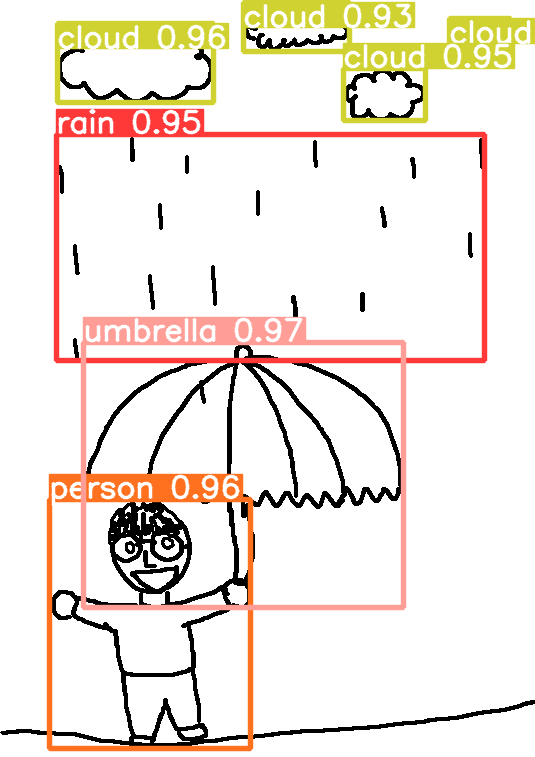
#> input picture samples/2092.png, 535 x 757 px
$ python -i synthesize_scene.py   (imports and definitions only)
#> lines starting #> are read from the running program, lines starting #| are printed output that depends on the picture; after the words box and inside, x2 and y2 are one past the last pixel; in counts of white or black regions, pixels touching at a corner belong together
import cv2
import json
import pandas as pd
from PIL import Image, ImageDraw, ImageOps
import ujson as json
import pandas as pd
import numpy as np
from shapely.geometry import MultiLineString, Polygon, MultiPolygon


# [34 lines left out: functions get_image, get_bbox_stroke, not called in this run]


def get_bbox_image(image_path):
    img = cv2.imread(image_path)

    gray = cv2.cvtColor(img, cv2.COLOR_BGR2GRAY)  # convert to grayscale
    ret, binary = cv2.threshold(gray, 240, 255, 0)

    contours, h = cv2.findContours(
        binary, cv2.RETR_TREE, cv2.CHAIN_APPROX_SIMPLE)
    image = cv2.drawContours(img, contours, -1, (0, 255, 0), 1)

    poly_objs = []
    for i in range(len(contours)):
        if (i > 0) and (len(contours[i])) > 2:
            poly_objs.append(Polygon(np.squeeze(contours[i])))

    polygons = poly_objs

    bboxes = []
    segmentations = []
    for poly in polygons:
        # cacluate the bounding box of the polygon
        bboxes.append(poly.bounds)

        # Simplify the polygon and extract the coordinates
        poly = poly.simplify(1.0, preserve_topology=False)
        if not isinstance(poly, MultiPolygon):
            segmentation = np.array(poly.exterior.coords).ravel()
            segmentations.append(segmentation)

    minx = min(bboxes, key=lambda x: x[0])[0]
    miny = min(bboxes, key=lambda x: x[1])[1]
    maxx = max(bboxes, key=lambda x: x[2])[2]
    maxy = max(bboxes, key=lambda x: x[3])[3]

    bbox = (minx, miny, maxx, maxy)

    segmentations = [item for sublist in segmentations for item in sublist]

    return bbox, segmentations


def get_cocobbox(segmentations):
    """Extract bounding box as a COCO format (min_x, min_y, width, height)
    """
    temp = np.array(segmentations).reshape(-1, 2)
    x, y = np.min(temp, axis=0)
    mx, my = np.max(temp, axis=0)
    cocobbox = (x, y, mx-x, my-y)

    return cocobbox


# [26 lines left out: function get_stroke_alpha, not called in this run]


def get_image_alpha(image_path, threshold=50):
    """Remove white background and convert to alpha image.
    Args:
        image_path(str) : a file path of the image
        threshold(int) : threshold of the white background
    Returns:
        image(PIL Image) : a image with alpha channel
    """
#> called with image_path = '../samples/2092.png', threshold = 50
    image = Image.open(image_path).convert('RGB')
#> image is the input picture: PIL image 535x757 RGB; mean R, G, B 240.4, 230.8, 223
    im_inv = ImageOps.invert(image)
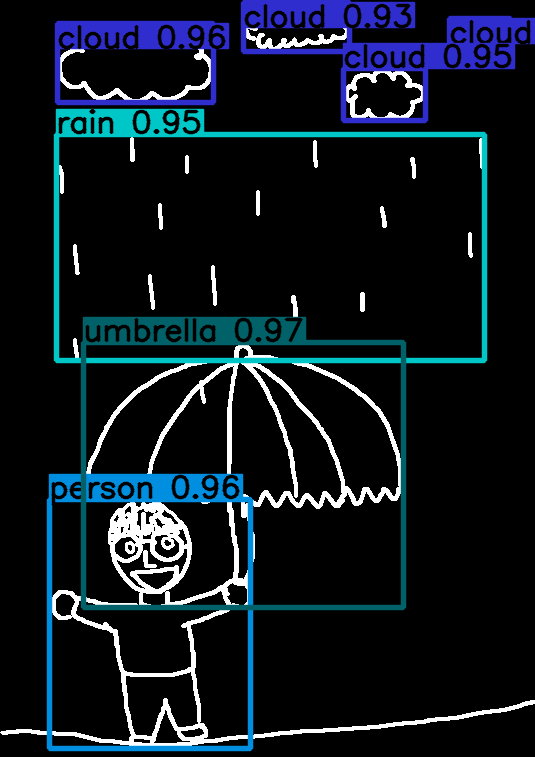
#> im_inv: PIL image 535x757 RGB; mean R, G, B 14.6, 24.2, 32

    im_inv_L = Image.eval(image, lambda p: 0 if p <= threshold else 255)
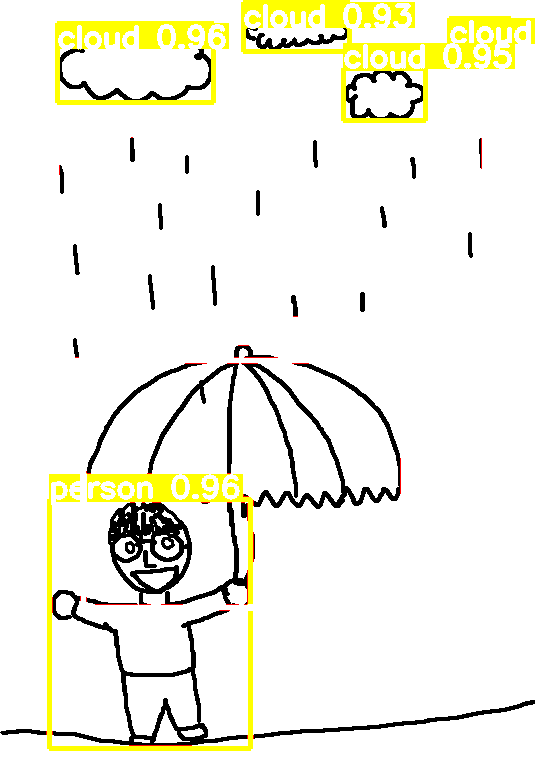
#> im_inv_L: PIL image 535x757 RGB; mean R, G, B 242.5, 242.1, 229.6
    im_inv_L = im_inv.convert('L')
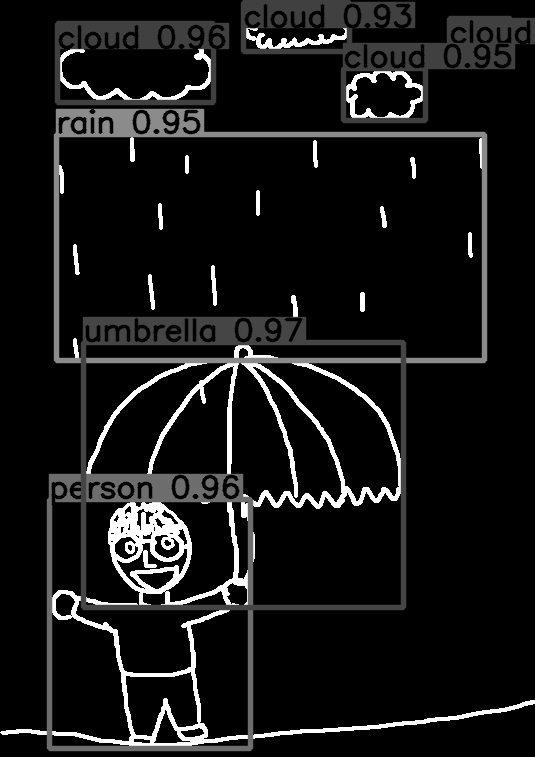
#> im_inv_L: PIL image 535x757 L; min 0, max 255, mean 22.2
    image.putalpha(im_inv_L)  # RGBA
#> image: PIL image 535x757 RGBA

    # Extract bounding box
    # bbox = (minx, miny, maxx, maxy)
    bbox, segmentations = get_bbox_image(image_path)
#> in get_bbox_image, `gray = cv2.cvtColor(img, cv2.COLOR_BGR2GRAY)`:
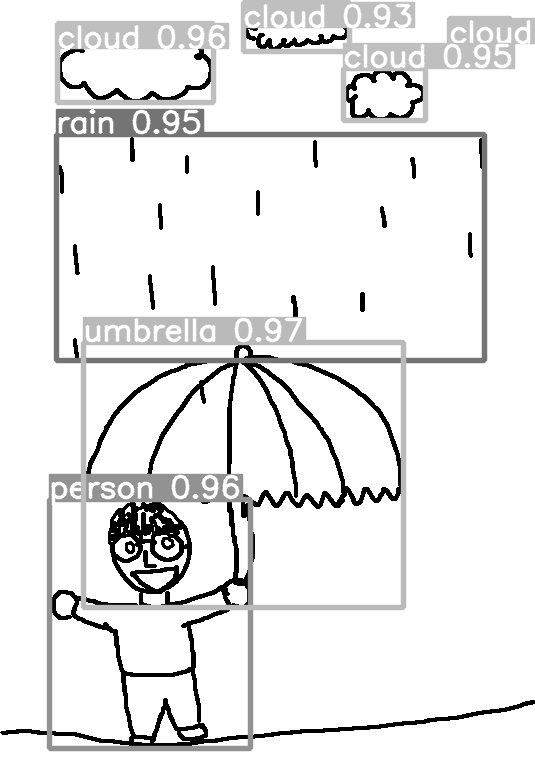
#> gray: shape (757, 535); min 0, max 255, mean 232.8
#> in get_bbox_image, `ret, binary = cv2.threshold(gray, 240, 255, 0)`:
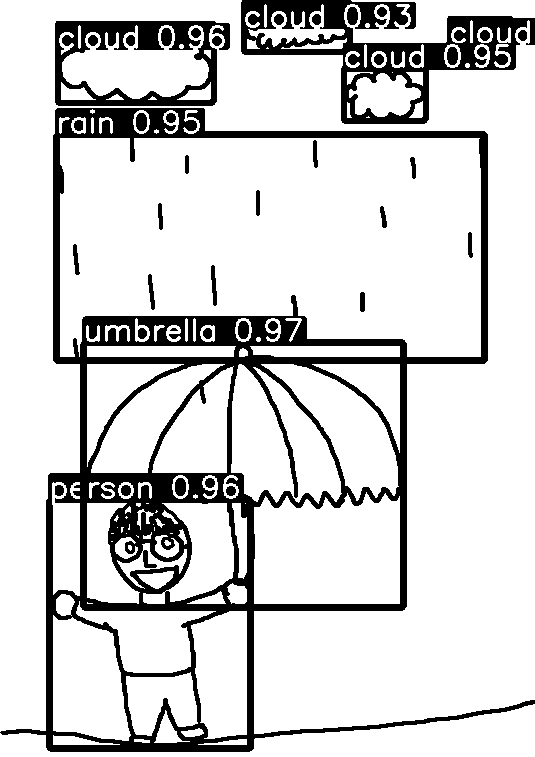
#> binary: shape (757, 535); 82.9% white; 42 black regions (1 under 20 px)
#> in get_bbox_image, `contours, h = cv2.findContours( binary, cv2.RETR_TREE, cv2.CHAIN_APPRO..`: contours = 166 contours, 31 with area under 20; largest, box (x1, y1, x2, y2) and area: (0, 0, 535, 734) 147711, (60, 138, 481, 357) 79996, (254, 492, 400, 604) 14514, (54, 20, 231, 107) 14127, (0, 704, 535, 757) 10546; h = 166 rows, first 6: [1, -1, -1, -1], [2, 0, -1, -1], [3, 1, -1, -1], [4, 2, -1, -1], [5, 3, -1, -1], [6, 4, -1, -1]
#> in get_bbox_image, `image = cv2.drawContours(img, contours, -1, (0, 255, 0), 1)`:
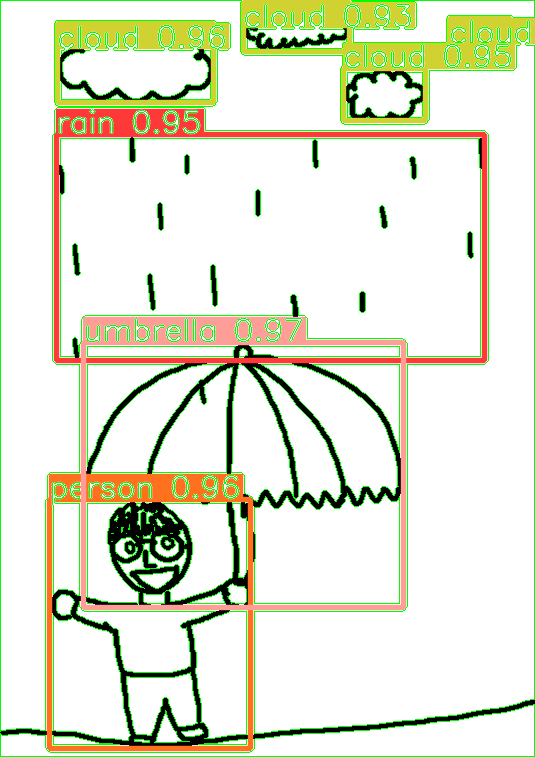
#> image: shape (757, 535, 3); mean B, G, R 209.3, 230.9, 226.5
#> after the loop in get_bbox_image, `for i in range(len(contours)):`: poly_objs = 155 items
#> the loop in get_bbox_image, `for poly in polygons:` made 155 passes
#> segmentation on passes 1, 2, 12, 15, 18, 22, 24, 28, 30, 32, 35: [134, 739, 134, 741, 149, 742, 149, 740, 134, 739], [53, 735, 53, 744, 119, 744, 99, 743, 74, 736, 53, 735], [220, 591, 214, 595, 187, 603, 225, 603, 220, 591], [128, 545, 128, 548, 130, 550, 131, 546, 128, 545], [165, 540, 164, 542, 166, 545, 170, 544, 170, 542, 165, 540], [151, 532, 149, 535, 143, 535, 143, 538, 150, 538, 151, 532], [121, 527, 121, 532, 123, 527, 121, 527], [117, 515, 114, 519, 116, 521, 118, 517, 117, 515], [156, 510, 155, 512, 157, 511, 156, 510], [129, 506, 125, 510, 125, 513, 127, 511, 130, 512, 129, 506], [136, 503, 136, 505, 140, 505, 140, 503, 136, 503]
#> after the loop in get_bbox_image, `for poly in polygons:`: bboxes = 155 items, first 6: (134, 739, 149, 742), (53, 735, 119, 744), (181, 728, 203, 736), (154, 710, 189, 742), (0, 704, 534, 756), (126, 672, 197, 735); segmentations = 154 items
#> in get_bbox_image, `minx = min(bboxes, key=lambda x: x[0])[0]`: minx = 0
#> in get_bbox_image, `maxx = max(bboxes, key=lambda x: x[2])[2]`: maxx = 534
#> in get_bbox_image, `maxy = max(bboxes, key=lambda x: x[3])[3]`: maxy = 756
#> in get_bbox_image, `bbox = (minx, miny, maxx, maxy)`: bbox = (0, 0, 534, 756)
#> in get_bbox_image, `segmentations = [item for sublist in segmentations for item in sublist]`: segmentations = 3812 values, max 756 at index 97, min 0 at index 94, mean 262.1
#> bbox = (0, 0, 534, 756)
    # cocobox = (minx, miny, maxx-minx, maxy-miny)
    cocobox = get_cocobbox(segmentations)
#> in get_cocobbox, `temp = np.array(segmentations).reshape(-1, 2)`: temp = 1906 pairs, first value 0 to 534, second value 0 to 756
#> in get_cocobbox, `x, y = np.min(temp, axis=0)`: x = 0
#> in get_cocobbox, `mx, my = np.max(temp, axis=0)`: mx = 534; my = 756
#> in get_cocobbox, `cocobbox = (x, y, mx-x, my-y)`: cocobbox = (0, 0, 534, 756)
#> cocobox = (0, 0, 534, 756)

    # Remove padding
    image = image.crop(bbox)
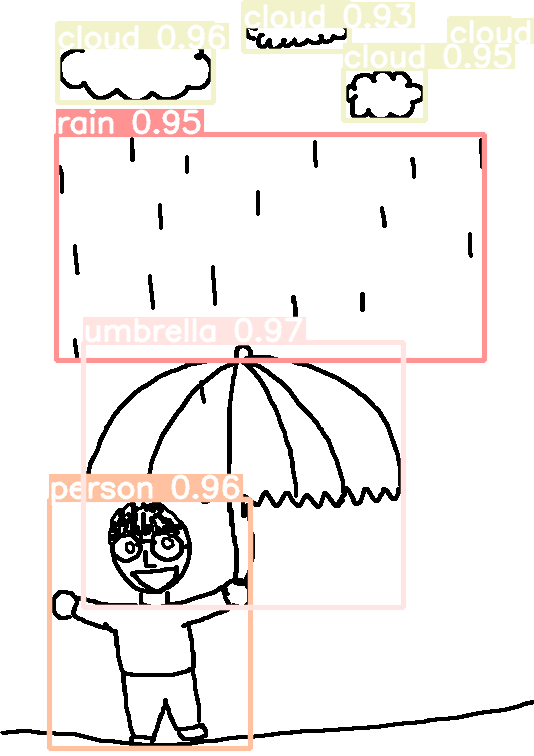
#> image: PIL image 534x756 RGBA; mean R, G, B, A 240.4, 230.8, 222.9, 22.2; transparent parts drawn white

    return image, cocobox, segmentations


# [102 lines left out: functions load_ndjson, get_strokes, get_svg, resize_image, not called in this run]

>>> result = get_image_alpha('../samples/2092.png')
